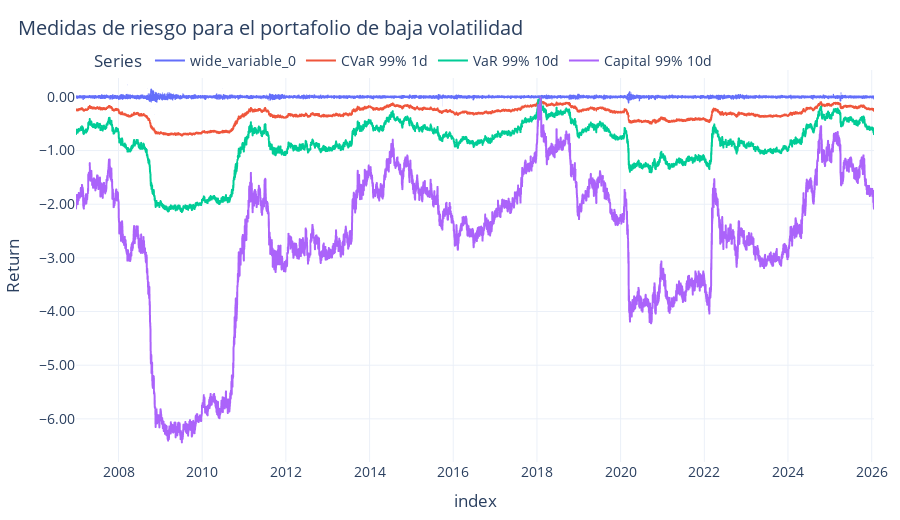

The notebook cell saved with this chart:
### Code cell
risk_col = df_risk_lowv.columns[1]
cvar_col = df_risk_lowv.columns[2]
var10d_col = df_risk_lowv.columns[3]
capital10d = df_risk_lowv.columns[4]
tmp = df_risk_lowv * -1
fig = px.line(
     tmp,
     x=tmp.index,
     y=[df_risk_lowv["log_returns"], tmp[cvar_col], tmp[var10d_col], tmp[capital10d]],
     labels={"value": "Return", "variable": "Series"},
     title=f"Medidas de riesgo para el portafolio de baja volatilidad",
)


fig.show()

### Figure 1 — Plotly figure (JSON) as saved in the notebook; plotly's stock layout.template omitted (floating-point values rounded to 4 significant figures; data arrays with more than 128 entries replaced by an {"elided": "..."} marker saying what was removed)
{"data": [{"hovertemplate": "Series=wide_variable_0<br>index=%{x}<br>Return=%{y}<extra></extra>", "legendgroup": "wide_variable_0", "line": {"color": "#636efa", "dash": "solid"}, "marker": {"symbol": "circle"}, "mode": "lines", "name": "wide_variable_0", "showlegend": true, "type": "scattergl", "x": {"elided": "4797 str values"}, "xaxis": "x", "y": {"elided": "4797 float values"}, "yaxis": "y"}, {"hovertemplate": "Series=CVaR 99% 1d<br>index=%{x}<br>Return=%{y}<extra></extra>", "legendgroup": "CVaR 99% 1d", "line": {"color": "#EF553B", "dash": "solid"}, "marker": {"symbol": "circle"}, "mode": "lines", "name": "CVaR 99% 1d", "showlegend": true, "type": "scattergl", "x": {"elided": "4797 str values"}, "xaxis": "x", "y": {"elided": "4797 float values"}, "yaxis": "y"}, {"hovertemplate": "Series=VaR 99% 10d<br>index=%{x}<br>Return=%{y}<extra></extra>", "legendgroup": "VaR 99% 10d", "line": {"color": "#00cc96", "dash": "solid"}, "marker": {"symbol": "circle"}, "mode": "lines", "name": "VaR 99% 10d", "showlegend": true, "type": "scattergl", "x": {"elided": "4797 str values"}, "xaxis": "x", "y": {"elided": "4797 float values"}, "yaxis": "y"}, {"hovertemplate": "Series=Capital 99% 10d<br>index=%{x}<br>Return=%{y}<extra></extra>", "legendgroup": "Capital 99% 10d", "line": {"color": "#ab63fa", "dash": "solid"}, "marker": {"symbol": "circle"}, "mode": "lines", "name": "Capital 99% 10d", "showlegend": true, "type": "scattergl", "x": {"elided": "4797 str values"}, "xaxis": "x", "y": {"elided": "4797 float values"}, "yaxis": "y"}], "layout": {"height": 520, "legend": {"title": {"text": "Series"}, "tracegroupgap": 0}, "title": {"text": "Medidas de riesgo para el portafolio de baja volatilidad"}, "xaxis": {"anchor": "y", "domain": [0, 1], "title": {"text": "index"}}, "yaxis": {"anchor": "x", "domain": [0, 1], "title": {"text": "Return"}}}}
